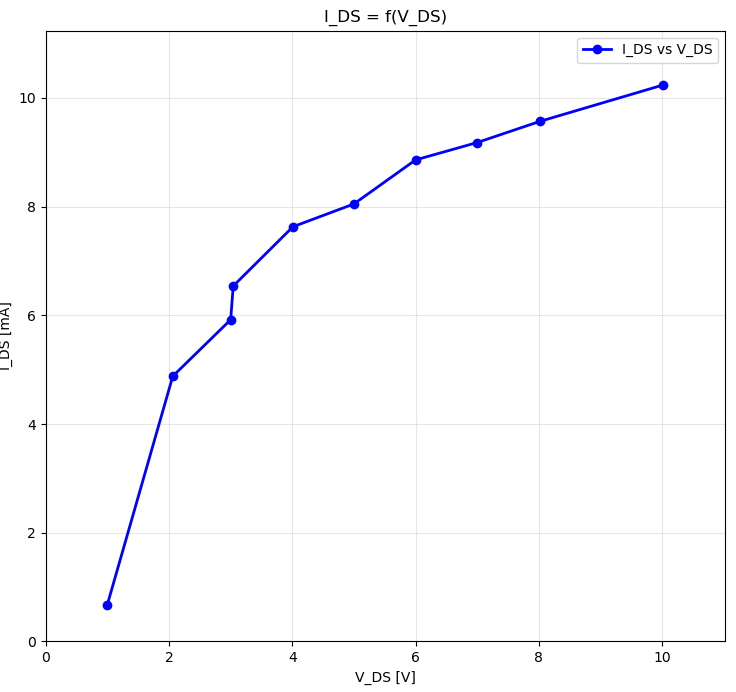

Source code (Python):
import matplotlib.pyplot as plt
import numpy as np

vDs = [1, 2.061, 3, 3.042, 4.01, 5, 6, 7, 8.02, 10.02, 11, 12, 13, 14.02, 15]
iDs = [0.68, 4.88, 5.92, 6.54, 7.63, 8.05, 8.86, 9.18, 9.57, 10.24]

vDsFiltered = vDs[:len(iDs)]

plt.figure(figsize=(10, 8))
plt.plot(vDsFiltered, iDs, 'bo-', linewidth=2, markersize=6, label='I_DS vs V_DS')

plt.xlabel('V_DS [V]', fontsize=14)
plt.ylabel('I_DS [mA]', fontsize=14)
plt.title('I_DS = f(V_DS)', fontsize=14)
plt.grid(True, alpha=0.3)
plt.legend()

plt.xlim(0, max(vDsFiltered) + 1)
plt.ylim(0, max(iDs) + 1)

plt.tight_layout()
plt.show()
